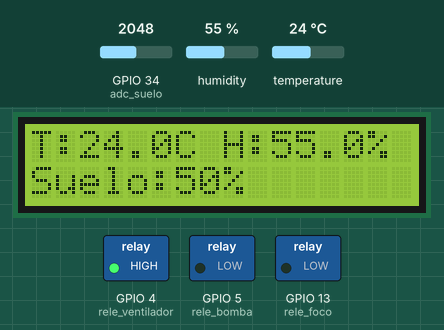
Bench run of a program on a simulated ESP32 board running MicroPython. Parts: 16×2 character LCD, switched loads named in the program (green lamp = pin HIGH). The inputs (shaded band) are chosen by the test bench; at power-on: temperature 24 °C, GPIO 34 (adc_suelo) = 2048, humidity 55 % (analog values on the 0–4095 scale). Requests to the public web service named in the program get a made-up reply in its usual format after 0.4 s (London, UTC, broken clouds, 64 % humidity, 1013 hPa unless stated); library files of the repository ran but are not shown: i2c_lcd.py; what the program prints to the serial console is not drawn.

Above: at 2.7 s.
2.8 s: temperature set to 29.2 °C
At 3.4 s:
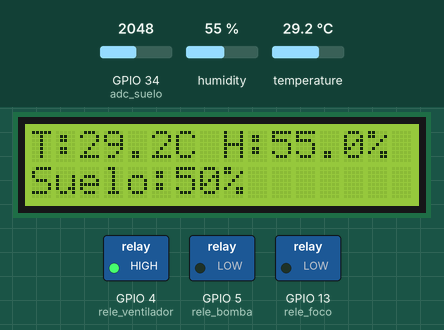
4.5 s: temperature set to 30.5 °C
At 6.2 s:
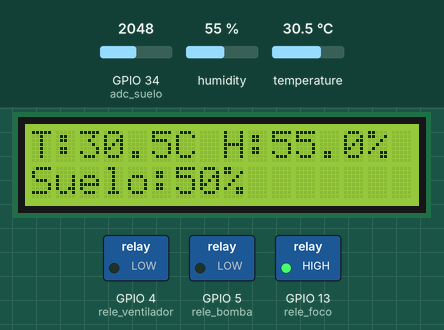
6.5 s: GPIO 34 (adc_suelo) set to 1668
At 8.2 s:
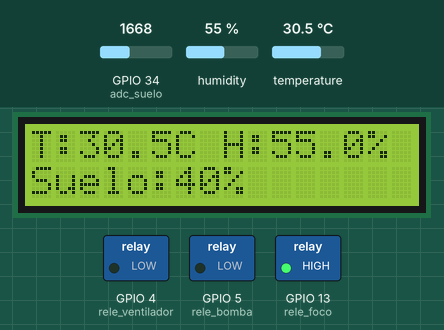
8.6 s: GPIO 34 (adc_suelo) set to 1563
At 10.1 s:
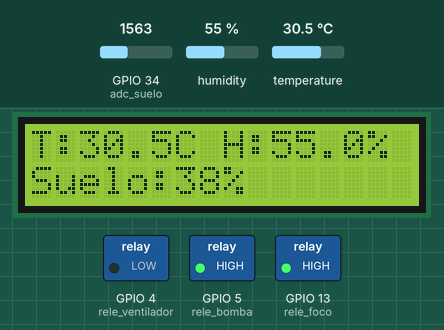
10.7 s: temperature set to 12 °C
At 11.9 s:
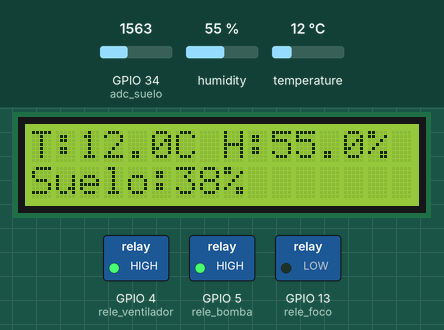
12.8 s: humidity set to 22 %
At 13.8 s:
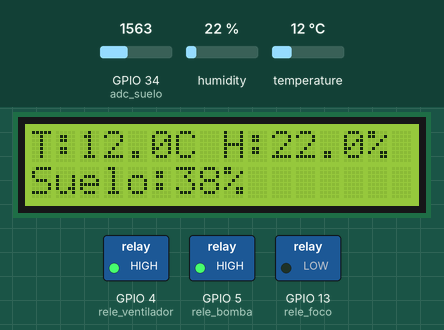
Timing chart, 0 to 15.8 s (numbered marks = the images above; inputs shaded):
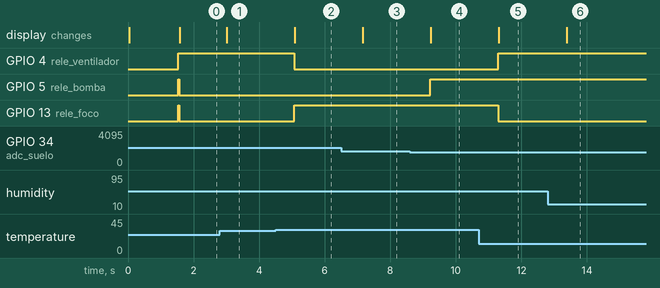

The program:

main.py
```python
from machine import Pin, ADC, SoftI2C
import network
import time
import urequests
import dht
from i2c_lcd import I2cLcd

adc_suelo = ADC(Pin(34))
adc_suelo.atten(ADC.ATTN_11DB)
adc_suelo.width(ADC.WIDTH_12BIT)

sensor_dht = dht.DHT22(Pin(15))

wifi_nombre = "Wokwi-GUEST"
wifi_clave = ""

api_key = "thingspeak_api_key"
url_envio = "https://api.thingspeak.com/update"

i2c = SoftI2C(sda=Pin(21), scl=Pin(22))
pantalla = I2cLcd(i2c, 0x27, 2, 16)
pantalla.clear()

red = network.WLAN(network.STA_IF)
red.active(True)
red.connect(wifi_nombre, wifi_clave)
print("Conectando a WiFi", end="")
while not red.isconnected():
    print(".", end="")
    time.sleep(0.5)
print("\nWiFi conectado:", red.ifconfig())

rele_bomba = Pin(5, Pin.OUT)
rele_foco = Pin(13, Pin.OUT)
rele_ventilador = Pin(4, Pin.OUT)

def rele_encender(pin):
    pin.value(0)

def rele_apagar(pin):
    pin.value(1)

rele_apagar(rele_bomba)
rele_apagar(rele_foco)
rele_apagar(rele_ventilador)

def enviar_datos(t, h, s):
    try:
        datos = f"{url_envio}?api_key={api_key}&field1={t}&field2={h}&field3={s}"
        r = urequests.get(datos)
        r.close()
        print("Enviado a ThingSpeak")
    except Exception as e:
        print("Error enviando a ThingSpeak:", e)

contador = 0
intervalo_envio = 15

while True:
    try:
        sensor_dht.measure()
        t = sensor_dht.temperature()
        h = sensor_dht.humidity()
    except Exception as e:
        print("Error leyendo DHT22:", e)
        t = 0
        h = 0

    valor_adc = adc_suelo.read()
    s = int((valor_adc / 4095) * 100)

    if s < 40:
        rele_apagar(rele_bomba)
    else:
        rele_encender(rele_bomba)

    if t > 30:
        rele_apagar(rele_foco)
        rele_encender(rele_ventilador)
    else:
        rele_encender(rele_foco)
        rele_apagar(rele_ventilador)

    pantalla.clear()
    pantalla.putstr(f"T:{t}C H:{h}%\nSuelo:{s}%")

    if contador % intervalo_envio == 0:
        enviar_datos(t, h, s)

    contador += 1
    time.sleep(1)
```

Measured:
- the behaviour switches between 30 and 30.1 °C on temperature (found by bisection; images 1 and 2)
- the behaviour switches between 1638 and 1637 on GPIO 34 (adc_suelo) (found by bisection; images 3 and 4)
- after the input at 2.8 s, the display: changes after 0.21 s (image 1)
- after the input at 4.5 s, GPIO 4 (rele_ventilador): HIGH → LOW after 0.57 s; GPIO 13 (rele_foco): LOW → HIGH after 0.57 s; the display: changes after 0.58 s (image 2)
- after the input at 6.5 s, the display: changes after 0.66 s (image 3)
- after the input at 8.6 s, GPIO 5 (rele_bomba): LOW → HIGH after 0.62 s; the display: changes after 0.63 s (image 4)
- after the input at 10.7 s, GPIO 4 (rele_ventilador): LOW → HIGH after 0.59 s; GPIO 13 (rele_foco): HIGH → LOW after 0.59 s; the display: changes after 0.61 s (image 5)
- after the input at 12.8 s, the display: changes after 0.58 s (image 6)
